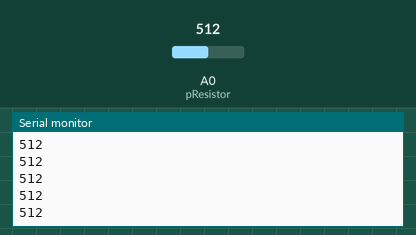
Bench run of a sketch on a simulated Arduino Uno, built with avr-gcc and run on an emulated ATmega328P. On the bench: the last lines printed to the serial monitor. The inputs (shaded band) are chosen by the test bench; at power-on: A0 (pResistor) = 512.

Above: at 1.2 s.
1.3 s: A0 (pResistor) set to 716
At 2.0 s:
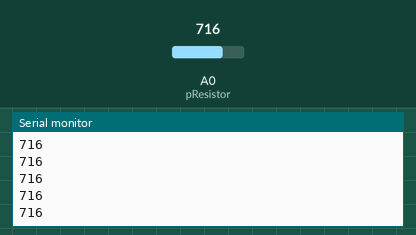
2.8 s: A0 (pResistor) set to 900
At 3.3 s:
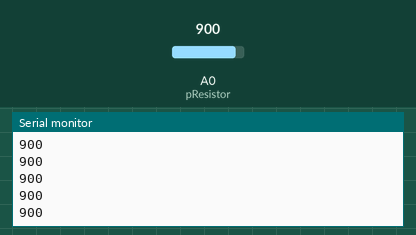
Timing chart, 0 to 5.8 s (numbered marks = the images above; inputs shaded):
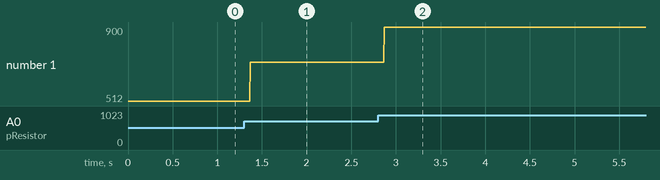

Measured:
- after the input at 1.3 s, the serial monitor: prints a new line after 0.07 s (image 1)
- after the input at 2.8 s, the serial monitor: prints a new line after 0.07 s (image 2)
- plotted number 1: 512 → 716 after the input at 1.3 s, 716 → 900 after the input at 2.8 s

The sketch:

secsys.ino
```cpp
int inpValue = 0;
int pResistor = A0;
int raspberry = 2;
// the setup function runs once when you press reset or power the board7
void setup() {
  Serial.begin(9600);
  pinMode(pResistor, INPUT);
  pinMode(raspberry, INPUT);
  digitalWrite(raspberry, LOW);
}
void loop() {
  inpValue = analogRead(pResistor);
  if (inpValue < 900){
    digitalWrite(raspberry, HIGH);
  }else{
    digitalWrite(raspberry, LOW);
  }
  Serial.println(inpValue);
}
```
